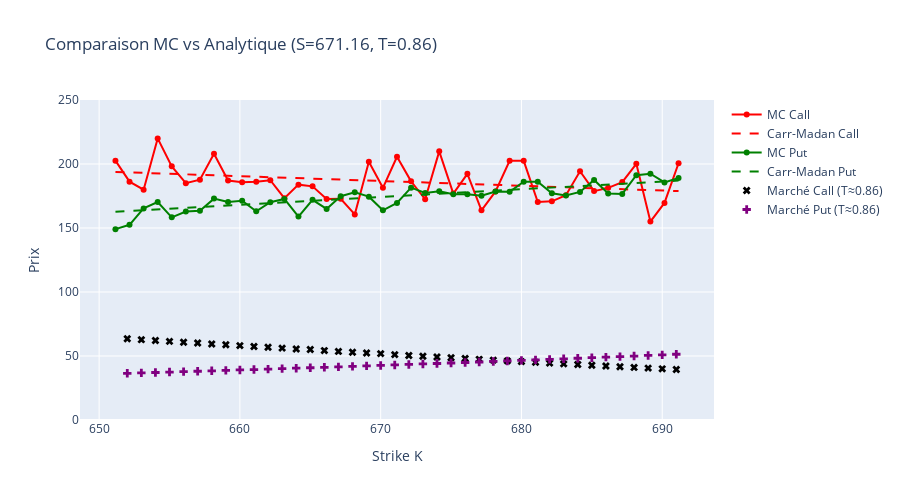

Notebook source saved alongside this figure:
### Markdown cell above
## Étape 5 — Comparaison Monte Carlo vs Carr-Madan

### Code cell
idx_S = len(S_grid_mc) // 2
S_compare = S_grid_mc[idx_S]
print(f"Spot sélectionné pour la comparaison: {S_compare:.2f}")

params_cm_compare = HestonParams(
    kappa=torch.tensor(calib_params['kappa'], dtype=torch.float64),
    theta=torch.tensor(calib_params['theta'], dtype=torch.float64),
    sigma=torch.tensor(calib_params['sigma'], dtype=torch.float64),
    rho=torch.tensor(calib_params['rho'], dtype=torch.float64),
    v0=torch.tensor(calib_params['v0'], dtype=torch.float64),
)

Ks_compare = torch.tensor(K_grid_mc, dtype=torch.float64)
call_anal_compare = carr_madan_call_torch(S_compare, rf_rate, div_yield, T_mc, params_cm_compare, Ks_compare)
discount_factor = torch.exp(-torch.tensor(rf_rate * T_mc, dtype=torch.float64))
forward_factor = torch.exp(-torch.tensor(div_yield * T_mc, dtype=torch.float64))
put_anal_compare = call_anal_compare - S_compare * forward_factor + Ks_compare * discount_factor

call_anal_np = call_anal_compare.detach().cpu().numpy()
put_anal_np = put_anal_compare.detach().cpu().numpy()

# Points marché à superposer (T cible et fenêtre K définie)
market_T_target = 0.86
k_min_plot, k_max_plot = S0_ref - span_mc, S0_ref + span_mc

market_calls_plot = calls_df.copy() if "calls_df" in globals() else calls_df_full.copy()
market_calls_plot = market_calls_plot.dropna(subset=["iv_market"])
market_calls_plot = market_calls_plot[(market_calls_plot["iv_market"] > 0) & (market_calls_plot["T"].round(2) == round(market_T_target, 2))]
market_calls_plot = market_calls_plot[(market_calls_plot["K"] >= k_min_plot) & (market_calls_plot["K"] <= k_max_plot)]
market_calls_plot = market_calls_plot.sort_values(["T", "K"])

market_puts_plot = puts_df.copy() if "puts_df" in globals() else puts_df_full.copy()
market_puts_plot = market_puts_plot.dropna(subset=["iv_market"])
market_puts_plot = market_puts_plot[(market_puts_plot["iv_market"] > 0) & (market_puts_plot["T"].round(2) == round(market_T_target, 2))]
market_puts_plot = market_puts_plot[(market_puts_plot["K"] >= k_min_plot) & (market_puts_plot["K"] <= k_max_plot)]
market_puts_plot = market_puts_plot.sort_values(["T", "K"])

fig_compare = go.Figure()
fig_compare.add_trace(go.Scatter(x=K_grid_mc, y=call_prices_mc[idx_S, :], mode='lines+markers', name='MC Call', line=dict(color='red')))
fig_compare.add_trace(go.Scatter(x=K_grid_mc, y=call_anal_np, mode='lines', name='Carr-Madan Call', line=dict(color='red', dash='dash')))
fig_compare.add_trace(go.Scatter(x=K_grid_mc, y=put_prices_mc[idx_S, :], mode='lines+markers', name='MC Put', line=dict(color='green')))
fig_compare.add_trace(go.Scatter(x=K_grid_mc, y=put_anal_np, mode='lines', name='Carr-Madan Put', line=dict(color='green', dash='dash')))
if len(market_calls_plot):
    fig_compare.add_trace(go.Scatter(x=market_calls_plot['K'], y=market_calls_plot.get('C_mkt', market_calls_plot['price'] if 'price' in market_calls_plot else market_calls_plot['iv_market']), mode='markers', name='Marché Call (T≈0.86)', marker=dict(color='black', size=7, symbol='x'), text=market_calls_plot['T']))
if len(market_puts_plot):
    fig_compare.add_trace(go.Scatter(x=market_puts_plot['K'], y=market_puts_plot.get('P_mkt', market_puts_plot['price'] if 'price' in market_puts_plot else market_puts_plot['iv_market']), mode='markers', name='Marché Put (T≈0.86)', marker=dict(color='purple', size=7, symbol='cross'), text=market_puts_plot['T']))
fig_compare.update_layout(title=f"Comparaison MC vs Analytique (S={S_compare:.2f}, T={T_mc:.2f})", xaxis_title='Strike K', yaxis_title='Prix', height=500, yaxis=dict(range=[0, 250]))
fig_compare.show()

# Tableaux marché filtrés
market_calls = market_calls_plot.sort_values(["T", "K"])[["K", "T", "C_mkt", "iv_market"]]
market_puts = market_puts_plot.sort_values(["T", "K"])[["K", "T", "P_mkt", "iv_market"]]
print(f"Lignes marché CALL (T≈{market_T_target}, K in [{k_min_plot},{k_max_plot}]): {len(market_calls)}")
if len(market_calls):
    display(market_calls.head(50))
else:
    print("Aucune ligne marché (calls) pour ce filtre")

print(f"Lignes marché PUT (T≈{market_T_target}, K in [{k_min_plot},{k_max_plot}]): {len(market_puts)}")
if len(market_puts):
    display(market_puts.head(50))
else:
    print("Aucune ligne marché (puts) pour ce filtre")

### Figure 1 — Plotly figure (JSON) as saved in the notebook; plotly's stock layout.template omitted (floating-point values rounded to 4 significant figures)
{"data": [{"line": {"color": "red"}, "mode": "lines+markers", "name": "MC Call", "type": "scatter", "x": [651.2, 652.2, 653.2, 654.2, 655.2, 656.2, 657.2, 658.2, 659.2, 660.2, 661.2, 662.2, 663.2, 664.2, 665.2, 666.2, 667.2, 668.2, 669.2, 670.2, 671.2, 672.2, 673.2, 674.2, 675.2, 676.2, 677.2, 678.2, 679.2, 680.2, 681.2, 682.2, 683.2, 684.2, 685.2, 686.2, 687.2, 688.2, 689.2, 690.2, 691.2], "y": [202.6, 186.2, 179.9, 220.0, 198.2, 185.0, 187.8, 208.0, 187.1, 185.8, 186.2, 187.3, 173.3, 183.9, 182.5, 172.7, 172.8, 160.6, 201.8, 181.4, 205.7, 186.4, 172.5, 209.9, 176.9, 192.3, 163.8, 178.6, 202.5, 202.5, 170.3, 170.8, 175.6, 194.3, 178.8, 181.4, 185.9, 200.1, 155.0, 169.6, 200.6]}, {"line": {"color": "red", "dash": "dash"}, "mode": "lines", "name": "Carr-Madan Call", "type": "scatter", "x": [651.2, 652.2, 653.2, 654.2, 655.2, 656.2, 657.2, 658.2, 659.2, 660.2, 661.2, 662.2, 663.2, 664.2, 665.2, 666.2, 667.2, 668.2, 669.2, 670.2, 671.2, 672.2, 673.2, 674.2, 675.2, 676.2, 677.2, 678.2, 679.2, 680.2, 681.2, 682.2, 683.2, 684.2, 685.2, 686.2, 687.2, 688.2, 689.2, 690.2, 691.2], "y": [193.8, 193.4, 193.0, 192.6, 192.3, 191.9, 191.5, 191.1, 190.7, 190.3, 189.9, 189.6, 189.2, 188.8, 188.4, 188.0, 187.7, 187.3, 186.9, 186.5, 186.2, 185.8, 185.4, 185.0, 184.7, 184.3, 183.9, 183.6, 183.2, 182.8, 182.5, 182.1, 181.7, 181.4, 181.0, 180.7, 180.3, 179.9, 179.6, 179.2, 178.9]}, {"line": {"color": "green"}, "mode": "lines+markers", "name": "MC Put", "type": "scatter", "x": [651.2, 652.2, 653.2, 654.2, 655.2, 656.2, 657.2, 658.2, 659.2, 660.2, 661.2, 662.2, 663.2, 664.2, 665.2, 666.2, 667.2, 668.2, 669.2, 670.2, 671.2, 672.2, 673.2, 674.2, 675.2, 676.2, 677.2, 678.2, 679.2, 680.2, 681.2, 682.2, 683.2, 684.2, 685.2, 686.2, 687.2, 688.2, 689.2, 690.2, 691.2], "y": [149.1, 152.5, 165.3, 170.3, 158.3, 162.9, 163.4, 173.0, 170.3, 171.2, 163.1, 170.1, 172.7, 158.9, 172.0, 164.9, 174.8, 177.9, 174.5, 163.8, 169.6, 181.5, 177.4, 178.6, 176.5, 176.3, 175.1, 178.5, 178.3, 186.2, 186.1, 177.1, 175.4, 178.2, 187.5, 177.0, 176.6, 191.3, 192.4, 185.6, 189.1]}, {"line": {"color": "green", "dash": "dash"}, "mode": "lines", "name": "Carr-Madan Put", "type": "scatter", "x": [651.2, 652.2, 653.2, 654.2, 655.2, 656.2, 657.2, 658.2, 659.2, 660.2, 661.2, 662.2, 663.2, 664.2, 665.2, 666.2, 667.2, 668.2, 669.2, 670.2, 671.2, 672.2, 673.2, 674.2, 675.2, 676.2, 677.2, 678.2, 679.2, 680.2, 681.2, 682.2, 683.2, 684.2, 685.2, 686.2, 687.2, 688.2, 689.2, 690.2, 691.2], "y": [162.7, 163.3, 163.9, 164.5, 165.1, 165.7, 166.3, 166.9, 167.5, 168.1, 168.7, 169.3, 169.9, 170.5, 171.1, 171.7, 172.3, 172.9, 173.5, 174.1, 174.7, 175.3, 175.9, 176.6, 177.2, 177.8, 178.4, 179.0, 179.6, 180.2, 180.9, 181.5, 182.1, 182.7, 183.3, 183.9, 184.6, 185.2, 185.8, 186.4, 187.1]}, {"marker": {"color": "black", "size": 7, "symbol": "x"}, "mode": "markers", "name": "Marché Call (T≈0.86)", "text": [0.86, 0.86, 0.86, 0.86, 0.86, 0.86, 0.86, 0.86, 0.86, 0.86, 0.86, 0.86, 0.86, 0.86, 0.86, 0.86, 0.86, 0.86, 0.86, 0.86, 0.86, 0.86, 0.86, 0.86, 0.86, 0.86, 0.86, 0.86, 0.86, 0.86, 0.86, 0.86, 0.86, 0.86, 0.86, 0.86, 0.86, 0.86, 0.86, 0.86], "type": "scatter", "x": [652.0, 653.0, 654.0, 655.0, 656.0, 657.0, 658.0, 659.0, 660.0, 661.0, 662.0, 663.0, 664.0, 665.0, 666.0, 667.0, 668.0, 669.0, 670.0, 671.0, 672.0, 673.0, 674.0, 675.0, 676.0, 677.0, 678.0, 679.0, 680.0, 681.0, 682.0, 683.0, 684.0, 685.0, 686.0, 687.0, 688.0, 689.0, 690.0, 691.0], "y": [63.44, 62.77, 62.09, 61.42, 60.75, 60.09, 59.42, 58.76, 58.11, 57.45, 56.8, 56.14, 55.5, 55.05, 54.22, 53.59, 52.95, 52.31, 51.84, 51.06, 50.44, 49.82, 49.2, 48.59, 47.99, 47.38, 46.78, 46.2, 45.61, 45.02, 44.42, 43.84, 43.39, 42.8, 42.23, 41.66, 41.09, 40.53, 39.97, 39.41]}, {"marker": {"color": "purple", "size": 7, "symbol": "cross"}, "mode": "markers", "name": "Marché Put (T≈0.86)", "text": [0.86, 0.86, 0.86, 0.86, 0.86, 0.86, 0.86, 0.86, 0.86, 0.86, 0.86, 0.86, 0.86, 0.86, 0.86, 0.86, 0.86, 0.86, 0.86, 0.86, 0.86, 0.86, 0.86, 0.86, 0.86, 0.86, 0.86, 0.86, 0.86, 0.86, 0.86, 0.86, 0.86, 0.86, 0.86, 0.86, 0.86, 0.86, 0.86, 0.86], "type": "scatter", "x": [652.0, 653.0, 654.0, 655.0, 656.0, 657.0, 658.0, 659.0, 660.0, 661.0, 662.0, 663.0, 664.0, 665.0, 666.0, 667.0, 668.0, 669.0, 670.0, 671.0, 672.0, 673.0, 674.0, 675.0, 676.0, 677.0, 678.0, 679.0, 680.0, 681.0, 682.0, 683.0, 684.0, 685.0, 686.0, 687.0, 688.0, 689.0, 690.0, 691.0], "y": [36.5, 36.8, 37.12, 37.45, 37.77, 38.09, 38.42, 38.75, 39.09, 39.42, 39.77, 40.12, 40.47, 40.81, 41.17, 41.52, 41.89, 42.26, 42.63, 43.0, 43.38, 43.77, 44.15, 44.54, 44.94, 45.33, 45.73, 46.14, 46.55, 46.97, 47.38, 47.81, 48.23, 48.67, 49.1, 49.54, 49.98, 50.44, 50.89, 51.35]}], "layout": {"height": 500, "title": {"text": "Comparaison MC vs Analytique (S=671.16, T=0.86)"}, "xaxis": {"title": {"text": "Strike K"}}, "yaxis": {"range": [0, 250], "title": {"text": "Prix"}}}}
